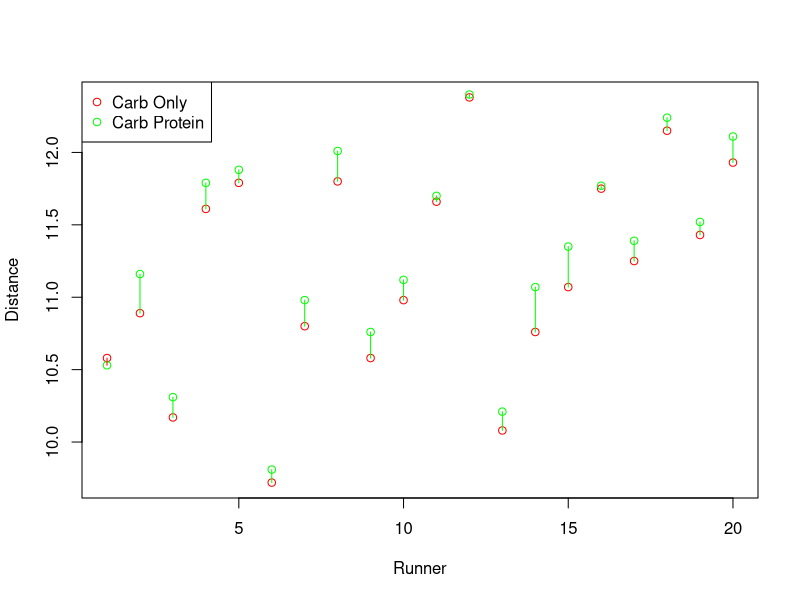

The R script that drew this image:
library(tidyverse)
employees <- read_csv("_build/data/employee_data.csv")
employees$Salary <- parse_number(employees$Salary)
employees$Start_Date <- parse_date(employees$Start_Date, format = "%m/%d/%Y")
degreeLevels <- c("High School", "Associate's", "Bachelor's", "Master's", "Ph.D")
employees$Degree <- parse_factor(employees$Degree, levels = degreeLevels, ordered = TRUE)
carbs <- read.csv("_build/data/carbs.csv")

gss <- read.csv("_build/data/gss_data.csv")
head(gss[,c("ID", "WRKGOVT", "HRS", "INCOME", "CUREMPYR")])

t.test(gss$INCOME ~ gss$WRKGOVT, alt = "greater")

t.test(gss$CUREMPYR ~ gss$WRKGOVT)

t.test(carbs$carb_only, carbs$carb_protein, alt = "less")

# In red, plot the distance run by each runner after the carb-only drink
plot(1:nrow(carbs), carbs$carb_only, col="red",
      xlab="Runner", ylab="Distance")
# In green, plot the distance run by each runner after the carb-protein drink      
points(1:nrow(carbs), carbs$carb_protein, col="green")
# Add a legend
legend("topleft", pch=c(1,1), col=c("red", "green"), legend=c("Carb Only", "Carb Protein"))
# Draw a line between the carb-only and carb-protein distance for each runner
for(i in 1:nrow(carbs)) {
  if (carbs$carb_protein[i]>carbs$carb_only[i]){
    lines(c(i,i),c(carbs$carb_only[i],carbs$carb_protein[i]),col="green")
  }
  if (carbs$carb_protein[i]<=carbs$carb_only[i]){
    lines(c(i,i),c(carbs$carb_only[i],carbs$carb_protein[i]),col="red")
  }
}

t.test(carbs$carb_only, carbs$carb_protein, alt = "less", paired = TRUE)

prop.test(x = c(45, 48), n = c(75, 90))
